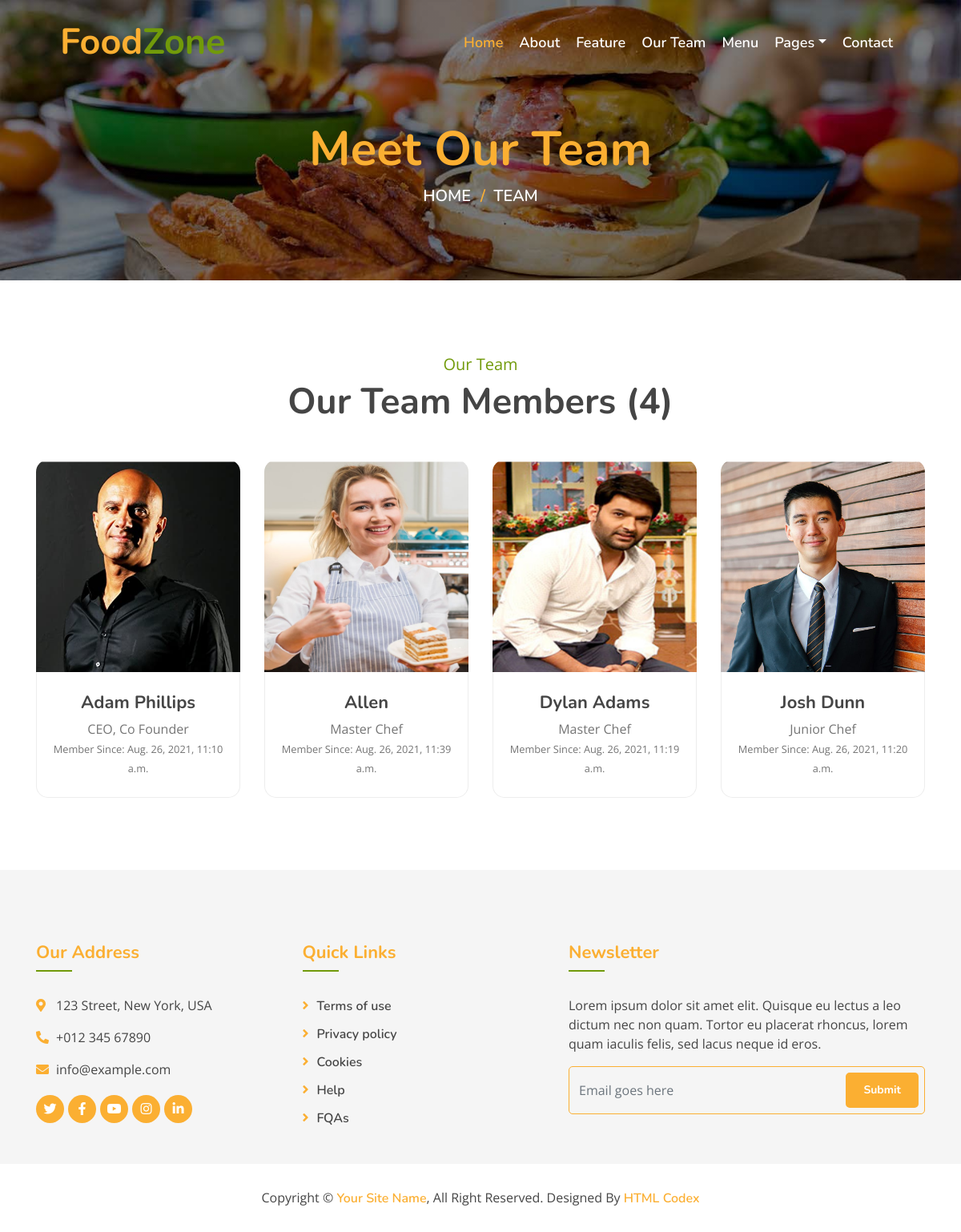
Page /team/ on the committed database.
### myapp/models.py (models this page shows, shortened)
class Team(models.Model):
    name = models.CharField(max_length=100)
    designation = models.CharField(max_length=100)
    image = models.ImageField(upload_to="team")
    added_on = models.DateTimeField(auto_now_add=True)
    updated_on = models.DateTimeField(auto_now=True)

### myapp/views.py (the view)
# urls.py: path('team/',views.team_members,name="team"),
def team_members(request):
    context={}
    members = Team.objects.all().order_by('name')
    context['team_members'] = members
    return render(request,'team.html', context)

### template/team.html (shortened to what this page needs)
{% extends "base.html" %}
{% block content %}
        <div class="page-header">
            <div class="container">
                <div class="row">
                    <div class="col-12">
                        <h2>Meet Our Team</h2>
                    </div>
                    <div class="col-12">
                        <a href="/">Home</a>
                        <a href="{% url 'team' %}">Team</a>
                    </div>
                </div>
            </div>
        </div>
        <div class="team">
            <div class="container">
                <div class="section-header text-center">
                    <p>Our Team</p>
                    <h2>Our Team Members ({{team_members|length}})</h2>
                </div>
                <div class="row">
                {% for m in team_members %}
                    <div class="col-lg-3 col-md-6">
                        <div class="team-item">
                            <div class="team-img">
                                <img src="/media/{{m.image}}" style="height:250px;" alt="Image">
                                <div class="team-social">
                                </div>
                            </div>
                            <div class="team-text">
                                <h2>{{m.name}}</h2>
                                <p>{{m.designation}}</p>
                                <p><small>Member Since: {{m.added_on}}</small></p>
                            </div>
                        </div>
                    </div>
                {% endfor %}
                </div>
            </div>
        </div>
{% endblock %}

### template/base.html (shortened to what this page needs)
<!DOCTYPE html>
{% load static %}
<html lang="en">
    <head>
        <link href="https://stackpath.bootstrapcdn.com/bootstrap/4.4.1/css/bootstrap.min.css" rel="stylesheet">
        <link href="https://cdnjs.cloudflare.com/ajax/libs/font-awesome/5.10.0/css/all.min.css" rel="stylesheet">
        <link href="/static/lib/animate/animate.min.css" rel="stylesheet">
        <link href="/static/lib/owlcarousel/assets/owl.carousel.min.css" rel="stylesheet">
        <link href="/static/lib/flaticon/font/flaticon.css" rel="stylesheet">
        <link href="/static/lib/tempusdominus/css/tempusdominus-bootstrap-4.min.css" rel="stylesheet" />
        <link href="/static/css/style.css" rel="stylesheet">
    </head>
    <body>
        <div class="navbar navbar-expand-lg bg-light navbar-light">
            <div class="container-fluid">
                <a href="{% url 'index' %}" class="navbar-brand">Food<span>Zone</span></a>
                <div class="collapse navbar-collapse justify-content-between" id="navbarCollapse">
                    <div class="navbar-nav ml-auto">
                        <a href="{% url 'index' %}" class="nav-item nav-link active">Home</a>
                        <a href="{% url 'about' %}" class="nav-item nav-link">About</a>
                        <a href="feature.html" class="nav-item nav-link">Feature</a>
                        <a href="{% url 'team' %}" class="nav-item nav-link">Our Team</a>
                        <a href="{% url 'all_dishes' %}" class="nav-item nav-link">Menu</a>
                        <div class="nav-item dropdown">
                            <a href="#" class="nav-link dropdown-toggle" data-toggle="dropdown">Pages</a>
                        </div>
                        <a href="{% url 'contact' %}" class="nav-item nav-link">Contact</a>
                    </div>
                </div>
            </div>
        </div>
        {% block content %}
        {% endblock %}
        <div class="footer">
            <div class="container">
                <div class="row">
                    <div class="col-lg-7">
                        <div class="row">
                            <div class="col-md-6">
                                <div class="footer-contact">
                                    <h2>Our Address</h2>
                                    <p><i class="fa fa-map-marker-alt"></i>123 Street, New York, USA</p>
                                    <p><i class="fa fa-phone-alt"></i>+012 345 67890</p>
                                    <p><i class="fa fa-envelope"></i>info@example.com</p>
                                    <div class="footer-social">
                                        <a href=""><i class="fab fa-twitter"></i></a>
                                        <a href="https://www.facebook.com/SachTechSol/" target="_blank"><i class="fab fa-facebook-f"></i></a>
                                        <a href=""><i class="fab fa-youtube"></i></a>
                                        <a href=""><i class="fab fa-instagram"></i></a>
                                        <a href=""><i class="fab fa-linkedin-in"></i></a>
                                    </div>
                                </div>
                            </div>
                            <div class="col-md-6">
                                <div class="footer-link">
                                    <h2>Quick Links</h2>
                                    <a href="">Terms of use</a>
                                    <a href="">Privacy policy</a>
                                    <a href="">Cookies</a>
                                    <a href="">Help</a>
                                    <a href="">FQAs</a>
                                </div>
                            </div>
                        </div>
                    </div>
                    <div class="col-lg-5">
                        <div class="footer-newsletter">
                            <h2>Newsletter</h2>
                            <p>
                                Lorem ipsum dolor sit amet elit. Quisque eu lectus a leo dictum nec non quam. Tortor eu placerat rhoncus, lorem quam iaculis felis, sed lacus neque id eros.
                            </p>
                            <div class="form">
                                <input class="form-control" placeholder="Email goes here">
                                <button class="btn custom-btn">Submit</button>
                            </div>
                        </div>
                    </div>
                </div>
            </div>
            <div class="copyright">
                <div class="container">
                    <p>Copyright &copy; <a href="#">Your Site Name</a>, All Right Reserved.</p>
                    <p>Designed By <a href="https://htmlcodex.com">HTML Codex</a></p>
                </div>
            </div>
        </div>
    </body>
</html>

### rows in the picture
Team: image (picture), name "Adam Phillips", designation "CEO, Co Founder", added_on "Aug. 26, 2021, 11:10 a.m."
Team: image (picture), name "Allen", designation "Master Chef", added_on "Aug. 26, 2021, 11:39 a.m."
Team: image (picture), name "Dylan Adams", designation "Master Chef", added_on "Aug. 26, 2021, 11:19 a.m."
Team: image (picture), name "Josh Dunn", designation "Junior Chef", added_on "Aug. 26, 2021, 11:20 a.m."

### other values in the picture
{{ team_members|length }} "4"
